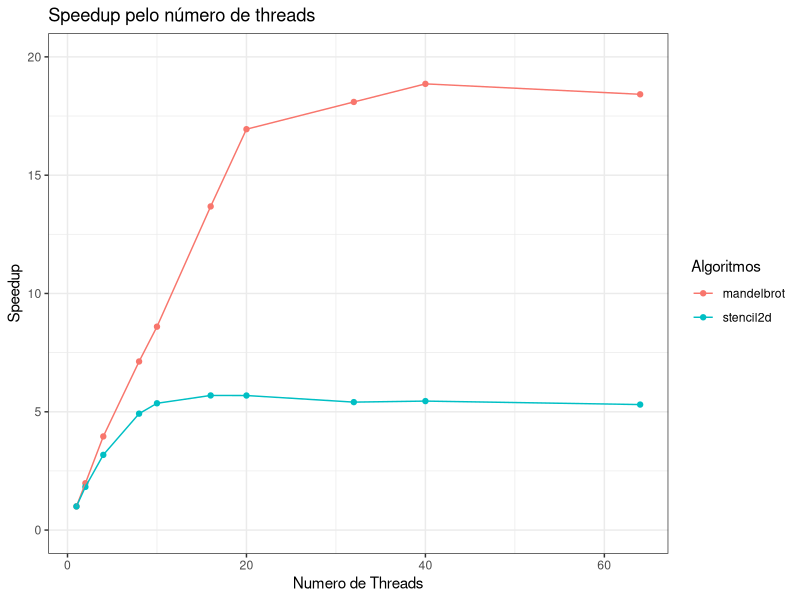
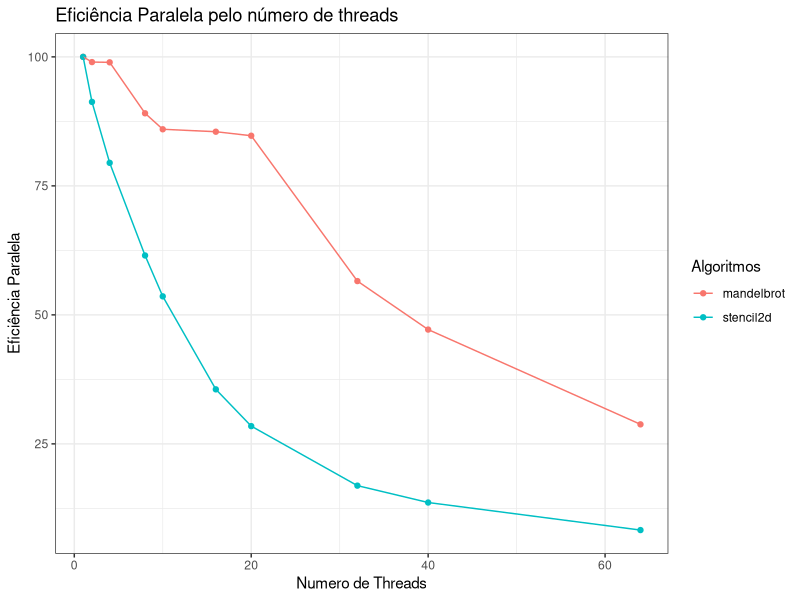
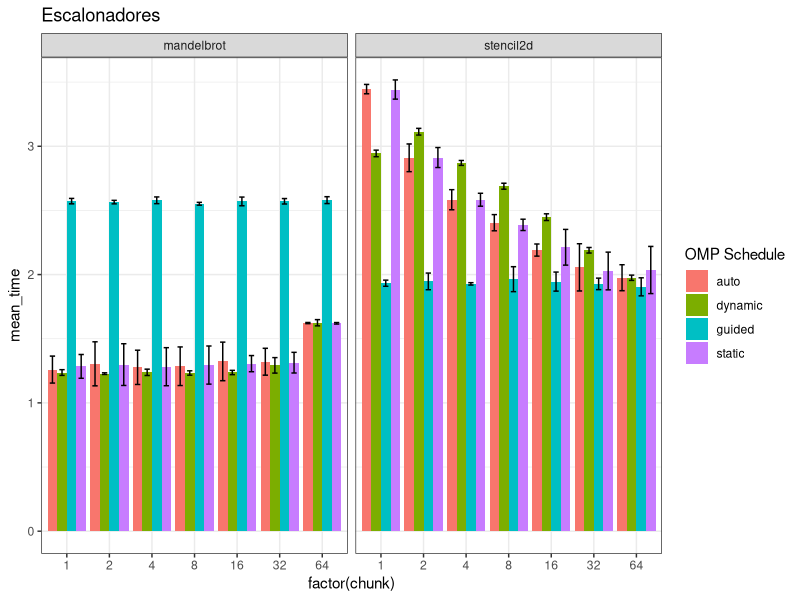
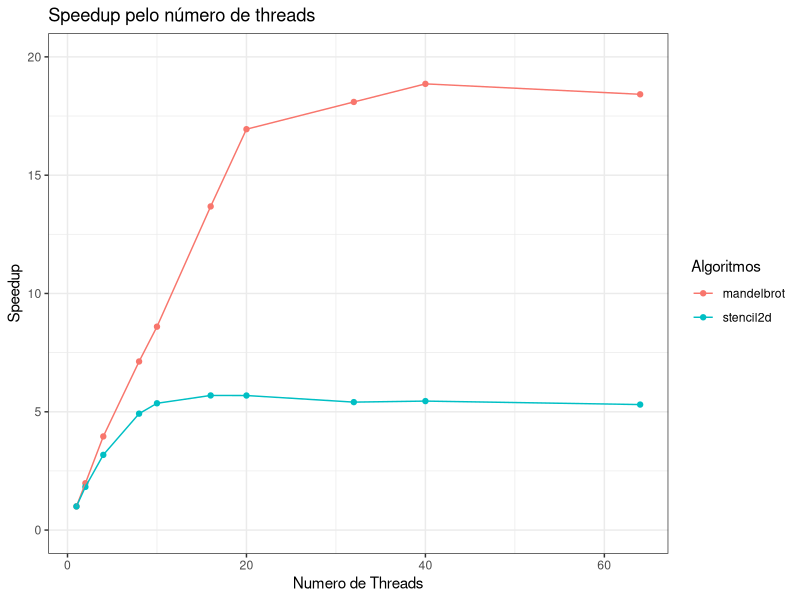
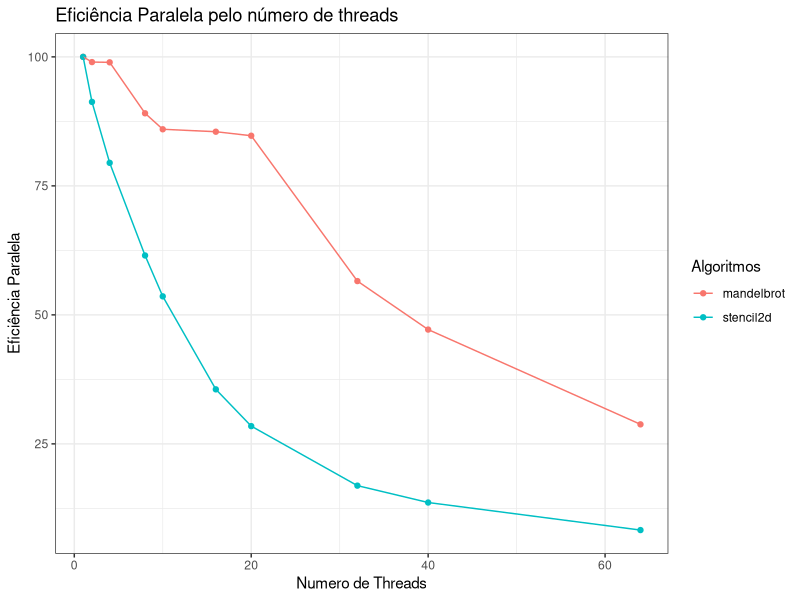
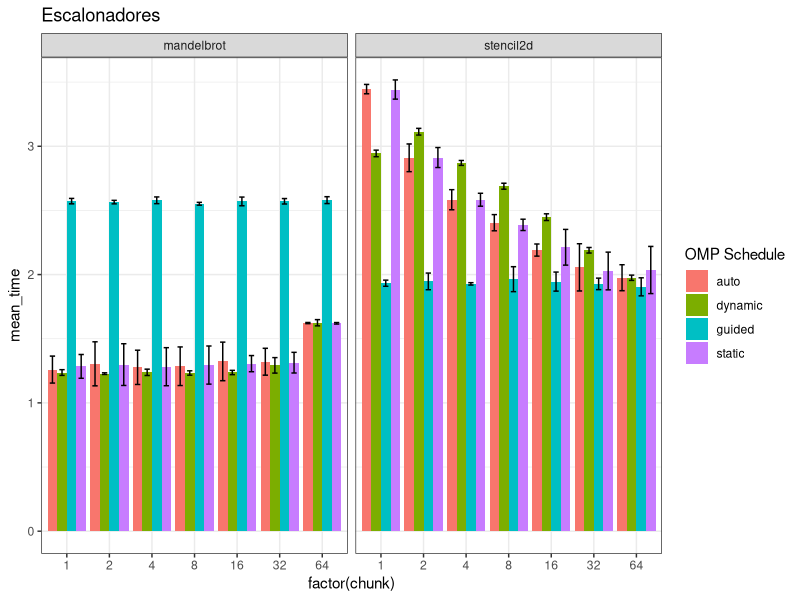

Source code (R) for these figures, in order:
library(tidyverse)

df <- read_csv("results/phase1.csv")

summary_df <- df |>
  group_by(algorithm, omp_num_threads) |>
  summarise(
    mean_time = mean(time),
  ) |>
  group_by(algorithm) |>
  mutate(
    serial_time = mean_time[omp_num_threads == 1],
    speedup = serial_time / mean_time,
    eff = (speedup / omp_num_threads) * 100,
  )


ggplot(summary_df, aes(x = omp_num_threads, y = speedup, color = algorithm)) +
  geom_point() +
  geom_line() +
  scale_y_continuous(breaks = seq(0, 20, by = 5), limits = c(0, 20)) +
  labs(
    x = "Numero de Threads",
    y = "Speedup",
    title = "Speedup pelo número de threads",
    color = "Algoritmos"
  ) +
  theme_bw()

ggsave("plots/speedup.pdf", width = 6, height = 4)


ggplot(summary_df, aes(x = omp_num_threads, y = eff, color = algorithm)) +
  geom_point() +
  geom_line() +
  labs(
    x = "Numero de Threads",
    y = "Eficiência Paralela",
    title = "Eficiência Paralela pelo número de threads",
    color = "Algoritmos"
  ) +
  theme_bw()

ggsave("plots/eff.pdf", width = 6, height = 4)


df <- read_csv("results/phase2.csv")


summary_df <- df |>
  group_by(algorithm, omp_schedule, chunk) |>
  summarise(
    mean_time = mean(time),
    sd = sd(time)
  )
ggplot(summary_df, aes(fill = omp_schedule, y = mean_time, x = factor(chunk))) +
  geom_bar(position = "dodge", stat = "identity") +
  geom_errorbar(aes(ymin = mean_time - sd, ymax = mean_time + sd),
    width = .5,
    position = position_dodge(.9)
  ) +
  facet_wrap(~algorithm) +
  labs(
    title = "Escalonadores",
    fill = "OMP Schedule"
  ) +
  theme_bw()


ggsave("plots/schedule.pdf", width = 6, height = 4)
